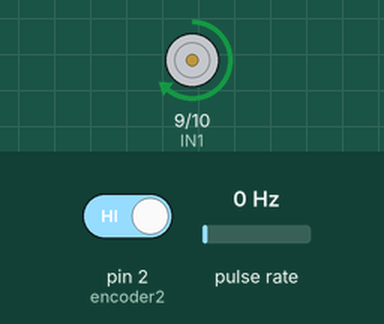
Bench run of a sketch on a simulated Arduino Uno, built with avr-gcc and run on an emulated ATmega328P. Parts: motor-driver pin pairs drawn as motors (green arrow = first pin HIGH = forward, orange = second pin HIGH = backward, longer = more drive). Wiring (inferred from the names in the program): pulse sensor: data pin 3. Inputs (shaded band) come from the test bench; at power-on: pulse rate 0 Hz, pin 2 (encoder2) HIGH.

Above: at 1.7 s.
1.8 s: pulse rate (sensor on pin 3) set to 4 Hz
4.8 s: pulse rate (sensor on pin 3) set to 100 Hz
At 6.45 s:
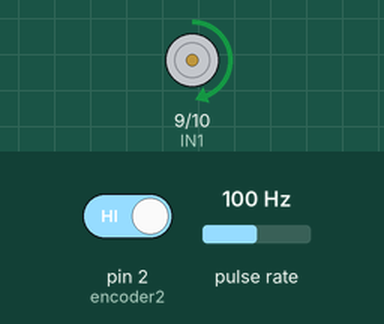
At 7.55 s:
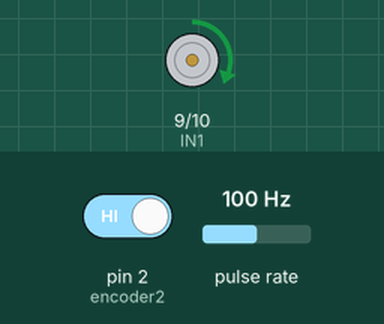
7.8 s: pulse rate (sensor on pin 3) set to 50 Hz
At 10.6 s:
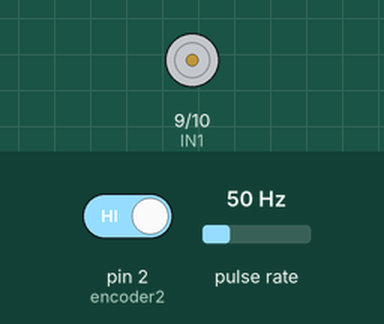
Timing chart, 0 to 12.1 s (numbered marks = the images above; inputs shaded):
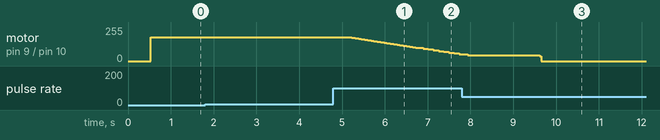

Measured:
- after the input at 4.8 s, motor on pin 9 (IN1) / pin 10 (IN2): moves from forward 180/255 to forward 51/255 over 2.6 s, starting after 0.37 s

The sketch:

motor_pid.ino
```cpp
/**
 * @file motor_pid.ino
 * @brief PID-styret DC-motor med encoder-feedback på Arduino.
 *
 * Roterer en DC-motor et bestemt antal grader ved hjælp af en
 * PID-regulator og en quadrature-encoder til positionsfeedback.
 */

#include <Arduino.h>

/// Ønsket rotationsvinkel i grader
const double DEGREES_TO_TURN = 90.0;

/// Gearratio mellem motor og aksel
const double GEAR_RATIO = 102.083;

/// PWM-pin til motorretning A (H-bro)
const uint8_t IN1 = 9;

/// PWM-pin til motorretning B (H-bro)
const uint8_t IN2 = 10;

/// Encoder kanal A – tilknyttet hardware-interrupt (RISING)
const uint8_t encoder1 = 3;

/// Encoder kanal B – bruges til retningsbestemmelse i ISR
const uint8_t encoder2 = 2;

/// Antal encoder-pulser pr. omdrejning på akslen (16 pulser/omdr. × gearratio)
const long COUNTS_PER_REV = 16 * GEAR_RATIO;

/// Dødzone i encoder-counts – inden for denne margin betragtes positionen som nået
const int threshold = 5;

/// PID proportionalforstærkning – reagerer på nuværende fejl
const double Kp = 0.5;

/// PID integralforstærkning – kompenserer for vedvarende offset (deaktiveret)
const double Ki = 0.0;

/// PID differentialforstærkning – dæmper svingninger ved hurtige fejlændringer
const double Kd = 100.0;

/// Minimum PWM-værdi – under denne starter motoren ikke pålideligt
const int MIN_SPEED = 40;

/// Maximum PWM-værdi – begrænser motorens topfart
const int MAX_SPEED = 180;

/**
 * @brief Aktuel motorposition i encoder-counts.
 * @note volatile er påkrævet da variablen opdateres asynkront af en ISR.
 */
volatile long current_position = 0;

/// Ønsket målposition i encoder-counts
long target_position = 0;

/// true når motoren har nået målpositionen
bool finished = false;

/// Akkumuleret fejl til PID I-led
double integral = 0;

/// Fejl fra forrige iteration til PID D-led
long last_error = 0;

/**
 * @brief Interrupt Service Routine – opdaterer encoder-positionen.
 *
 * Kaldes automatisk ved RISING edge på encoder1 (kanal A).
 * Retningen bestemmes ved at aflæse kanal B:
 * - Kanal B HIGH → med uret  → tæl op
 * - Kanal B LOW  → mod uret  → tæl ned
 */
void encoderISR() {
  if (digitalRead(encoder2) == HIGH) {
    current_position++;
  } else {
    current_position--;
  }
}

/**
 * @brief Sætter motorretning og hastighed via H-broen.
 *
 * @param cw    true = med uret, false = mod uret
 * @param speed PWM-værdi; begrænses automatisk til [MIN_SPEED, MAX_SPEED]
 */
void turn(bool cw, int speed) {
  speed = constrain(speed, MIN_SPEED, MAX_SPEED);
  if (cw) {
    analogWrite(IN1, speed);
    analogWrite(IN2, 0);
  } else {
    analogWrite(IN1, 0);
    analogWrite(IN2, speed);
  }
}

/**
 * @brief Bremser motoren og nulstiller PID-tilstand.
 *
 * Udfører elektrisk bremsning ved at sætte begge H-bro-pins til 255 i 30 ms,
 * derefter slukkes begge pins. integral og last_error nulstilles så PID-
 * regulatoren starter frisk ved næste bevægelse.
 */
void stop_motor() {
  analogWrite(IN1, 255);
  analogWrite(IN2, 255);
  delay(30);
  analogWrite(IN1, 0);
  analogWrite(IN2, 0);
  integral   = 0;
  last_error = 0;
}

/**
 * @brief Omregner grader til encoder-counts.
 *
 * @param degrees Vinkel i grader
 * @return Tilsvarende antal encoder-counts (long)
 */
long degrees_to_counts(double degrees) {
  return (long)(degrees * COUNTS_PER_REV / 360.0);
}

/**
 * @brief Sætter en ny målposition og starter PID-regulatoren.
 *
 * Målpositionen beregnes relativt til den aktuelle position,
 * så funktionen kan kaldes sekventielt til flere bevægelser.
 *
 * @param degrees Ønsket rotation i grader (positiv = med uret)
 */
void rotateDegrees(double degrees) {
  target_position = current_position + degrees_to_counts(degrees);
  finished   = false;
  integral   = 0;
  last_error = 0;
}

/**
 * @brief PID-regulator – skal kaldes gentagne gange fra loop().
 *
 * Beregner motorkommando ud fra positionen:
 * -# Returnér tidligt hvis målet allerede er nået
 * -# Beregn fejl = target − nuværende position
 * -# Stop hvis fejlen er inden for threshold (dødzone)
 * -# Opdater integral med anti-windup (clamp ±1000)
 * -# Beregn differentialterm
 * -# Beregn PID-output og send til motor via turn()
 */
void dc_motor_update() {
  if (finished) return;

  long error = target_position - current_position;

  if (abs(error) <= threshold) {
    stop_motor();
    finished = true;
    return;
  }

  integral += error;
  integral  = constrain(integral, -1000, 1000);
  double derivative = error - last_error;
  last_error = error;

  double output = Kp * error + Ki * integral + Kd * derivative;

  int speed = (int)abs(output);
  turn(output > 0, speed);
}

/**
 * @brief Initialiserer hardware og starter rotationen.
 *
 * Konfigurerer pins, tilknytter encoder-interrupt,
 * bremser motoren ved opstart og igangsætter den ønskede rotation.
 */
void setup() {
  Serial.begin(9600);

  pinMode(IN1, OUTPUT);
  pinMode(IN2, OUTPUT);
  pinMode(encoder1, INPUT_PULLUP);
  pinMode(encoder2, INPUT_PULLUP);

  attachInterrupt(digitalPinToInterrupt(encoder1), encoderISR, RISING);

  stop_motor();
  delay(500);
  rotateDegrees(DEGREES_TO_TURN);
}

/**
 * @brief Hovedløkke – kalder PID-regulatoren kontinuerligt.
 */
void loop() {
  dc_motor_update();
}
```
